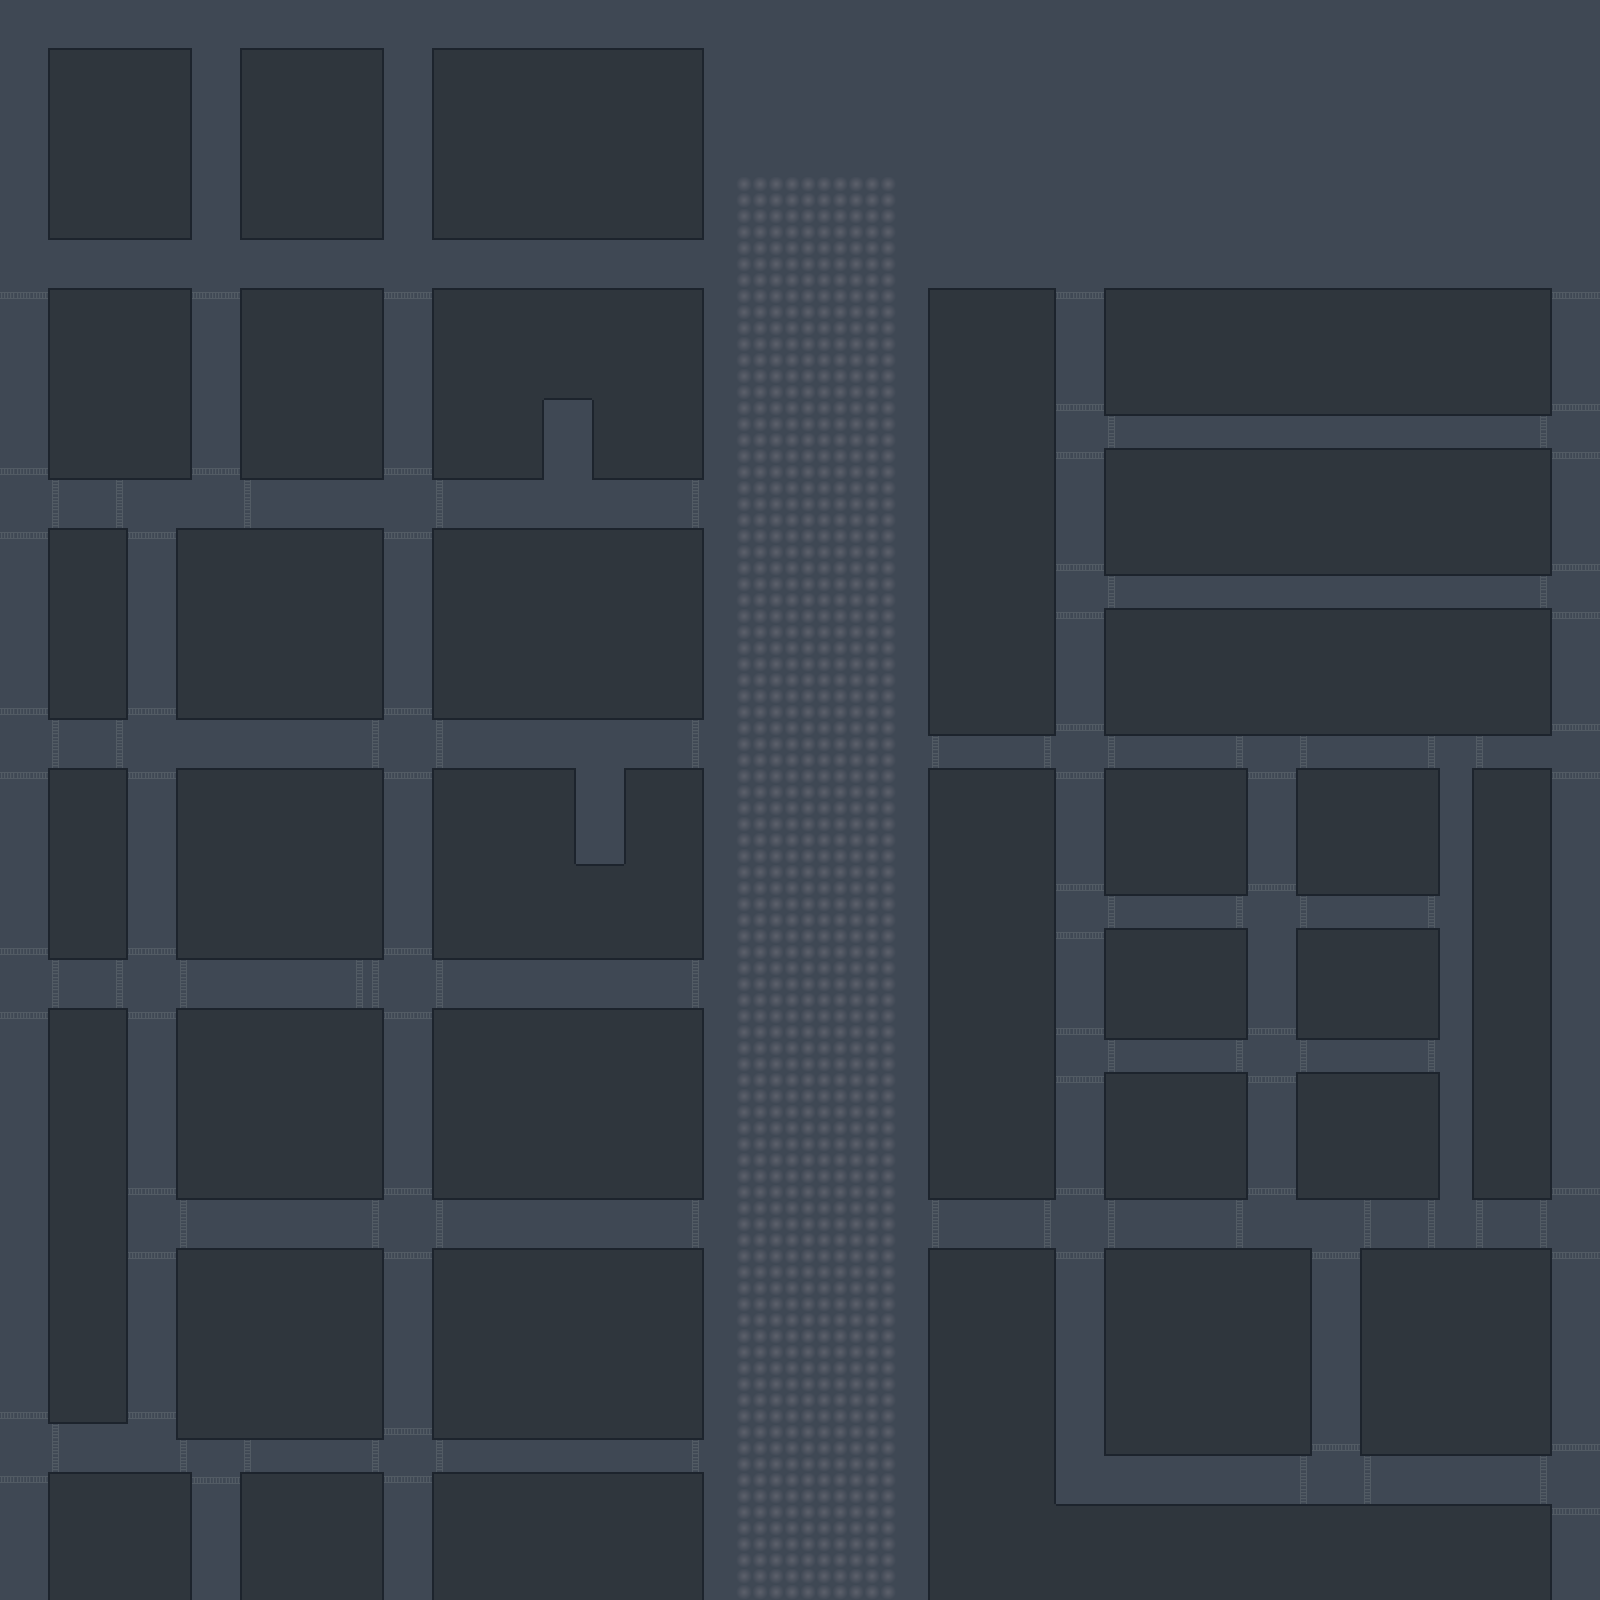

A level layout from a 2D game, rendered from its tile map. Below: a short description, then the map file with tile-grid data replaced by summaries:
An orthogonal 100x100 tile map with 16x16 px tiles, 1 tile layer (Ground).

<map version="1.0" orientation="orthogonal" renderorder="right-down" width="100" height="100" tilewidth="16" tileheight="16" nextobjectid="1">
 <tileset firstgid="1" name="Basic_CS_Map" tilewidth="16" tileheight="16" tilecount="40">
  <image source="../tiles/Basic_CS_Map.png" width="128" height="80" />
 </tileset>
 <layer name="Ground" width="100" height="100">
  <data>[10000 cells, 10000 non-empty, 14 distinct tile ids]</data>
 </layer>
</map>
